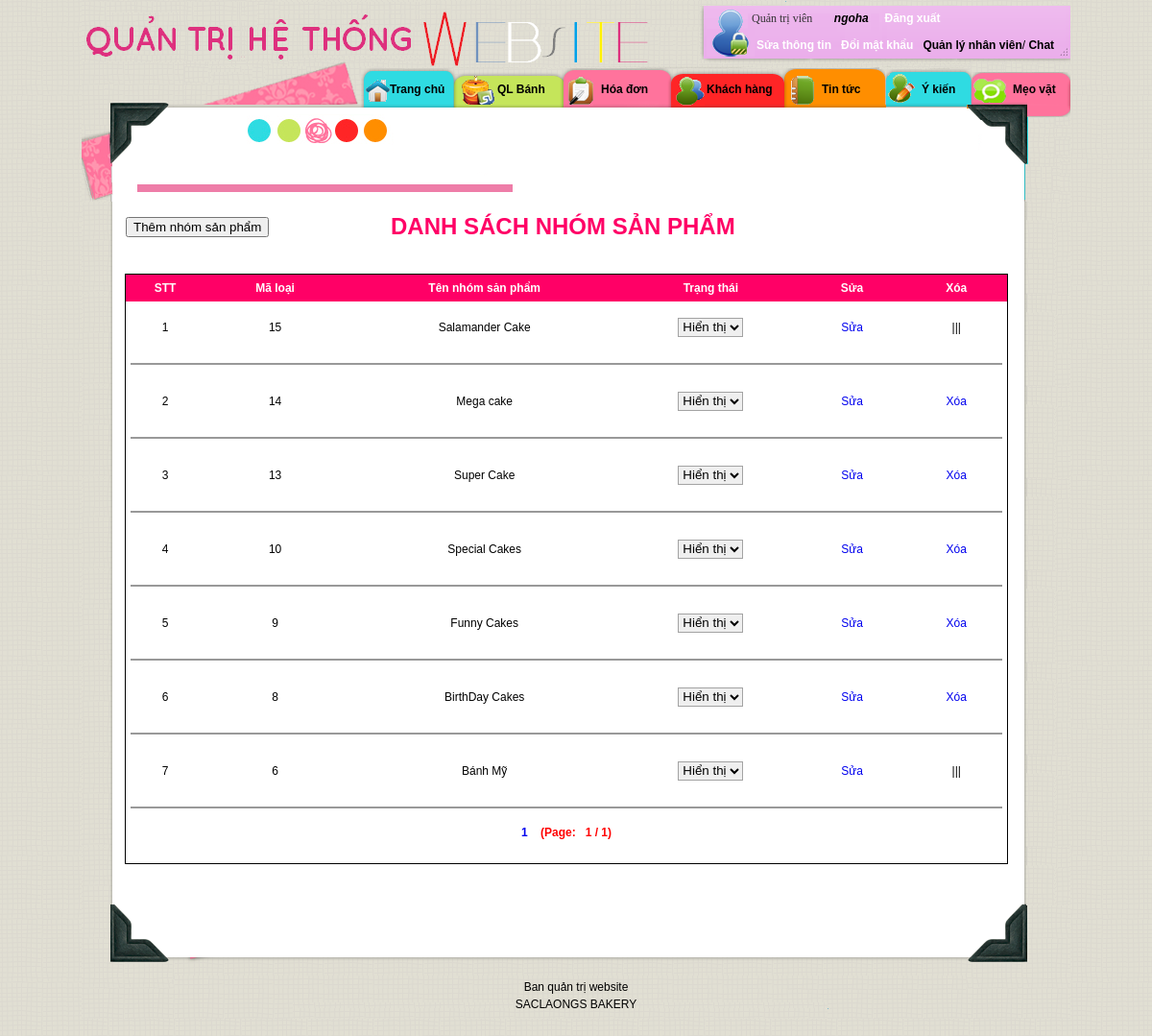
The app's page /admin/admin.php?go=category_list (signed in) with its own data.
### tables this page shows
CREATE TABLE IF NOT EXISTS `category` (
  `CateID` int(11) NOT NULL AUTO_INCREMENT,
  `CateName` varchar(30) NOT NULL,
  `CateStatus` tinyint(4) NOT NULL DEFAULT '1',
  PRIMARY KEY (`CateID`),
  FULLTEXT KEY `CateName` (`CateName`)
);

### admin/category/category_list.php (the view, shortened to what this page needs)
<?
	$record_per_page = 10;
	$pagenum = $_GET["page"];
	$page = "admin.php?go=category_list";
	$sqlCate="SELECT * FROM category order by CateID desc";
	$ResultCate=mysql_query($sqlCate,$cnn);
	$totalpage =ceil( mysql_num_rows($ResultCate) / $record_per_page);
	if(!$pagenum || $pagenum <=0 || $pagenum > $totalpage){
		$pagenum = 1;
	}
	if($pagenum == 1){
		$from = 0;
	}else{
		$from = ($pagenum-1)*$record_per_page;
	}
	$sqlCate =$sqlCate." LIMIT ".$from.",".$record_per_page;
	$ResultCate=mysql_query($sqlCate,$cnn);
?>
<table width="100%" align="center" cellpadding="5" cellspacing="0">
  <tr>
    <td colspan="6" align="center">
		<table width="100%" border="0" cellspacing="0">
		  <tr>
			<td width="30%" height="40">
				<input class="buttonbutton" id="btadd" name="submit" type="submit" onclick="window.location ='admin.php?go=category_add'" value="Thêm nhóm sản phẩm" />			</td>
			<td width="70%"><span class="style1">DANH SÁCH NHÓM SẢN PHẨM </span></td>
		  </tr>
	  </table>
        <p>&nbsp;</p></td>
  </tr>
  <tr><td>
	  <div class="table2">
				<table width="100%" border="0" cellpadding="5" cellspacing="0">
				  <tr>
					<td width="53" align="center" bgcolor="#FF0066"><span class="style2">STT</span></td>
					<td width="103" align="center" bgcolor="#FF0066"><span class="style2">Mã loại </span></td>
					<td width="212" align="center" bgcolor="#FF0066"><span class="style2">Tên nhóm sản phẩm </span></td>
					<td width="130" align="center" bgcolor="#FF0066"><span class="style2">Trạng thái </span></td>
					<td align="center" bgcolor="#FF0066"><span class="style2">Sửa</span></td>
					<td align="center" bgcolor="#FF0066"><span class="style2">Xóa</span></td>
				  </tr>
				  <?
					$t=0;
					while($rowCate=mysql_fetch_array($ResultCate))
					{
						$t++;
				  ?>
				  <tr onMouseOver="this.className='over'" onMouseOut="this.className='out'">
					<td align="center" height="43" onClick="location.href='admin.php?go=product_list&cid=<? echo $rowCate['CateID']; ?>'"><div align="center"><?php echo($t);?></div></td>
					<td align="center" onClick="location.href='admin.php?go=product_list&cid=<? echo $rowCate['CateID']; ?>'">
						<?
							echo $rowCate['CateID'];
						?>	</td>
					<td align="center" onClick="location.href='admin.php?go=product_list&cid=<? echo $rowCate['CateID']; ?>'">
						<?
							echo $rowCate['CateName'];
						?>	</td>
					<td align="center"><select class="tableboxinput" name="select" onChange="location.href='admin.php?go=category_list&action=update&cid=<? echo $rowCate['CateID']; ?>&status='+this.value">
						<?
							if($rowCate['CateStatus']==1)
							{
						?>
							<option value="1">Hiển thị</option>
						<?
							}else{
						?>
							<option value="0">Ẩn</option>
							<option value="1">Hiển thị</option>
						<?
							}
						?>
					</select>    </td>
					<td width="76" align="center"><a href="admin.php?go=category_edit&action=edit&cid=<? echo $rowCate['CateID']; ?>">Sửa</a></td>
					<td width="71" align="center">
						<?
							$sql_check="SELECT * FROM product WHERE CateID=".$rowCate['CateID'];
							$re_check=mysql_query($sql_check,$cnn);
							$count=0;
							while($row_check=mysql_fetch_array($re_check))
								{
									$count=1;
								}
							if($count==1)
							{
								echo ("|||");
							}
							else{
						?>
						<a href="admin.php?go=category_list&action=del&cid=<? echo $rowCate['CateID'] ?>" onClick="if(confirm('Bạn có chắc chắc muốn xóa loại sản phẩm này không?')) return true; else return false;">Xóa</a>
						<?
						}
						?>	</td>
				  </tr>
				  <tr style="font-size:12px; font-weight:bold">
					<td colspan="6" align="center" ><hr color="#999999" size="2" /></td>
				  </tr>
				  <?
				  }
				  ?>
				  <tr style="font-size:12px; font-weight:bold">
					<td colspan="6" align="center" ><?
							for($i =1; $i<=$totalpage;$i++)
							{
								if ($i==1){
									echo "<a href='".$page."&page=".$i."' >".$i."</a>"	;
								}else{
								if($pagenum==$i)
									echo " | <a href='".$page."&page=".$i."'><B><font color=red><u>".$i."</u></font></B></a>";
								else
									echo " | <a href='".$page."&page=".$i."'>".$i."</a>";
								}
							}
							echo("<font color=red>  &nbsp; &nbsp;(Page: &nbsp; ".$pagenum."&nbsp;/&nbsp;".$totalpage.")");
						?></td>
				  </tr>
				</table><br />
	  </div>
  </td></tr>
</table>
<br /><br />

### admin/styleadmin.css (style rules this page uses)
html, body, div, span, h1, h2, h3, h4, h5, h6, p, blockquote, pre, a, em, font, img, small, strike, strong, b, u, i, center, dl, dt, dd, ol, ul, li, fieldset, form { margin: 0; padding: 0; border: 0; outline: 0; font-size:100%; vertical-align:baseline; background: transparent; }
body { font-family: Verdana, Arial, Helvetica, sans-serif; font-size:75%; line-height: 1.5em; background: url(images/bgpage.png) repeat; position: relative; }
a { text-decoration: none; }
.style1 { font-size: 24px; font-weight: bold; color: #FF0066; }
.style2 { color: #FFFFFF; font-weight: bold; }
.table2 { border: 1px solid threedshadow; -moz-border-radius: 0px 0px 10px 10px; }
.tableboxinput { height:20px; border: 1px solid threedshadow; -moz-border-radius:5px 5px 5px 5px; border-color: #A3A3A3; }

### records on screen
category: CateID "15", CateName "Salamander Cake", select "Hiển thị"
category: CateID "14", CateName "Mega cake", select "Hiển thị"
category: CateID "13", CateName "Super Cake", select "Hiển thị"
category: CateID "10", CateName "Special Cakes", select "Hiển thị"
category: CateID "9", CateName "Funny Cakes", select "Hiển thị"
category: CateID "8", CateName "BirthDay Cakes", select "Hiển thị"
category: CateID "6", CateName "Bánh Mỹ", select "Hiển thị"

### other values on screen
$_SESSION['UserAd'] "ngoha"
$pagenum "1"
$totalpage "1"
